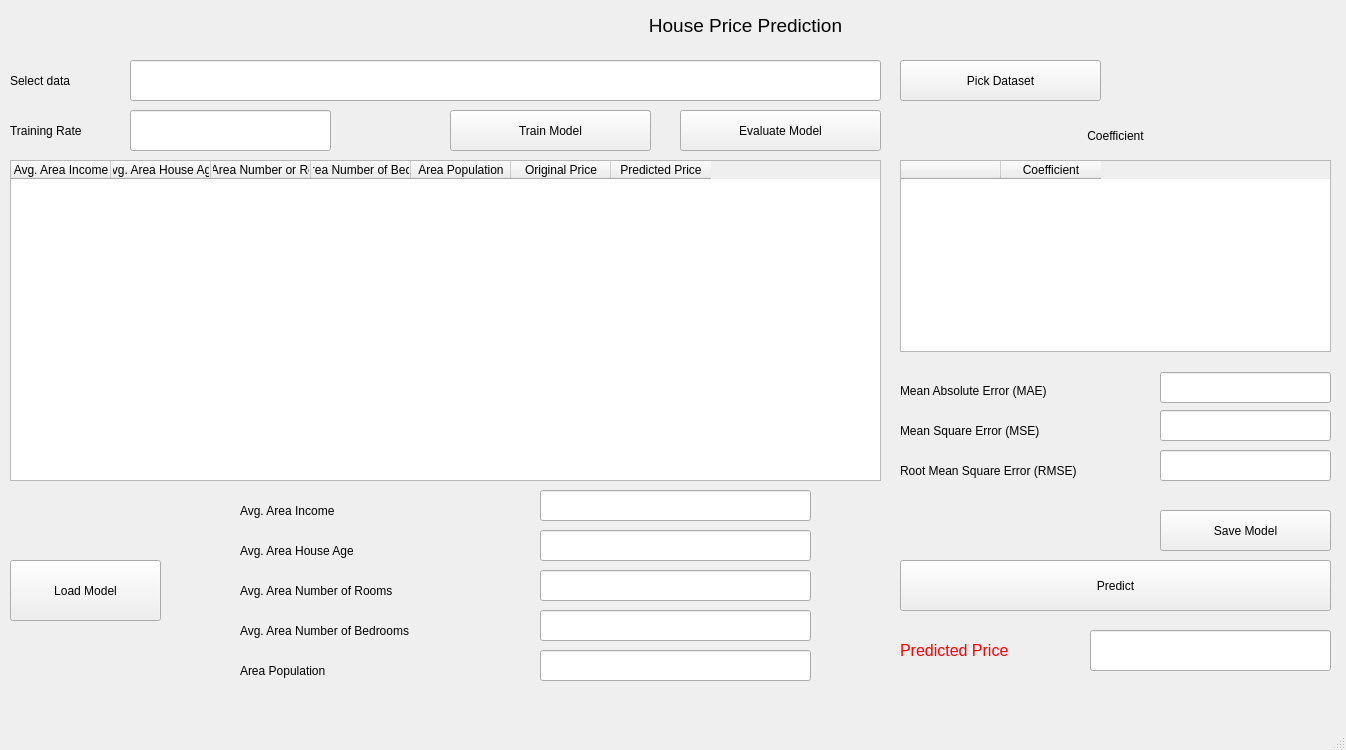
<?xml version="1.0" encoding="UTF-8"?>
<ui version="4.0">
 <class>MainWindow</class>
 <widget class="QMainWindow" name="MainWindow">
  <property name="geometry">
   <rect>
    <x>0</x>
    <y>0</y>
    <width>1346</width>
    <height>750</height>
   </rect>
  </property>
  <property name="windowTitle">
   <string>MainWindow</string>
  </property>
  <widget class="QWidget" name="centralwidget">
   <widget class="QLabel" name="label">
    <property name="geometry">
     <rect>
      <x>260</x>
      <y>10</y>
      <width>971</width>
      <height>31</height>
     </rect>
    </property>
    <property name="font">
     <font>
      <family>MS Shell Dlg 2</family>
      <pointsize>14</pointsize>
      <weight>50</weight>
      <italic>false</italic>
      <bold>false</bold>
     </font>
    </property>
    <property name="styleSheet">
     <string notr="true">font: 14pt &quot;MS Shell Dlg 2&quot;;</string>
    </property>
    <property name="text">
     <string>House Price Prediction</string>
    </property>
    <property name="alignment">
     <set>Qt::AlignCenter</set>
    </property>
   </widget>
   <widget class="QLabel" name="label_2">
    <property name="geometry">
     <rect>
      <x>10</x>
      <y>60</y>
      <width>101</width>
      <height>41</height>
     </rect>
    </property>
    <property name="styleSheet">
     <string notr="true">font: 10pt &quot;MS Shell Dlg 2&quot;;</string>
    </property>
    <property name="text">
     <string>Select data</string>
    </property>
   </widget>
   <widget class="QLineEdit" name="lineEdit_Select">
    <property name="geometry">
     <rect>
      <x>130</x>
      <y>60</y>
      <width>751</width>
      <height>41</height>
     </rect>
    </property>
    <property name="styleSheet">
     <string notr="true">font: 10pt &quot;MS Shell Dlg 2&quot;;</string>
    </property>
   </widget>
   <widget class="QPushButton" name="pushButton_PickData">
    <property name="geometry">
     <rect>
      <x>900</x>
      <y>60</y>
      <width>201</width>
      <height>41</height>
     </rect>
    </property>
    <property name="text">
     <string>Pick Dataset</string>
    </property>
   </widget>
   <widget class="QTableWidget" name="tableWidget_Data">
    <property name="geometry">
     <rect>
      <x>10</x>
      <y>160</y>
      <width>871</width>
      <height>321</height>
     </rect>
    </property>
    <column>
     <property name="text">
      <string>Avg. Area Income</string>
     </property>
    </column>
    <column>
     <property name="text">
      <string>Avg. Area House Age</string>
     </property>
    </column>
    <column>
     <property name="text">
      <string>Avg. Area Number or Rooms</string>
     </property>
    </column>
    <column>
     <property name="text">
      <string>Avg. Area Number of Bedrooms</string>
     </property>
    </column>
    <column>
     <property name="text">
      <string>Area Population</string>
     </property>
    </column>
    <column>
     <property name="text">
      <string>Original Price</string>
     </property>
    </column>
    <column>
     <property name="text">
      <string>Predicted Price</string>
     </property>
    </column>
   </widget>
   <widget class="QLabel" name="label_3">
    <property name="geometry">
     <rect>
      <x>900</x>
      <y>110</y>
      <width>431</width>
      <height>51</height>
     </rect>
    </property>
    <property name="styleSheet">
     <string notr="true">font: 10pt &quot;MS Shell Dlg 2&quot;;</string>
    </property>
    <property name="text">
     <string>Coefficient</string>
    </property>
    <property name="alignment">
     <set>Qt::AlignCenter</set>
    </property>
   </widget>
   <widget class="QTableWidget" name="tableWidget_Coeff">
    <property name="geometry">
     <rect>
      <x>900</x>
      <y>160</y>
      <width>431</width>
      <height>192</height>
     </rect>
    </property>
    <column>
     <property name="text">
      <string/>
     </property>
    </column>
    <column>
     <property name="text">
      <string>Coefficient</string>
     </property>
    </column>
   </widget>
   <widget class="QLabel" name="label_4">
    <property name="geometry">
     <rect>
      <x>900</x>
      <y>370</y>
      <width>241</width>
      <height>41</height>
     </rect>
    </property>
    <property name="styleSheet">
     <string notr="true">font: 9pt &quot;MS Shell Dlg 2&quot;;</string>
    </property>
    <property name="text">
     <string>Mean Absolute Error (MAE)</string>
    </property>
   </widget>
   <widget class="QLabel" name="label_5">
    <property name="geometry">
     <rect>
      <x>900</x>
      <y>410</y>
      <width>241</width>
      <height>41</height>
     </rect>
    </property>
    <property name="styleSheet">
     <string notr="true">font: 9pt &quot;MS Shell Dlg 2&quot;;</string>
    </property>
    <property name="text">
     <string>Mean Square Error (MSE)</string>
    </property>
   </widget>
   <widget class="QLabel" name="label_6">
    <property name="geometry">
     <rect>
      <x>900</x>
      <y>450</y>
      <width>241</width>
      <height>41</height>
     </rect>
    </property>
    <property name="styleSheet">
     <string notr="true">font: 9pt &quot;MS Shell Dlg 2&quot;;</string>
    </property>
    <property name="text">
     <string>Root Mean Square Error (RMSE)</string>
    </property>
   </widget>
   <widget class="QLineEdit" name="lineEdit_MAE">
    <property name="geometry">
     <rect>
      <x>1160</x>
      <y>372</y>
      <width>171</width>
      <height>31</height>
     </rect>
    </property>
   </widget>
   <widget class="QLineEdit" name="lineEdit_MSE">
    <property name="geometry">
     <rect>
      <x>1160</x>
      <y>410</y>
      <width>171</width>
      <height>31</height>
     </rect>
    </property>
   </widget>
   <widget class="QLineEdit" name="lineEdit_RMSE">
    <property name="geometry">
     <rect>
      <x>1160</x>
      <y>450</y>
      <width>171</width>
      <height>31</height>
     </rect>
    </property>
   </widget>
   <widget class="QPushButton" name="pushButton_SaveModel">
    <property name="geometry">
     <rect>
      <x>1160</x>
      <y>510</y>
      <width>171</width>
      <height>41</height>
     </rect>
    </property>
    <property name="text">
     <string>Save Model</string>
    </property>
   </widget>
   <widget class="QPushButton" name="pushButton_LoadModel">
    <property name="geometry">
     <rect>
      <x>10</x>
      <y>560</y>
      <width>151</width>
      <height>61</height>
     </rect>
    </property>
    <property name="text">
     <string>Load Model</string>
    </property>
   </widget>
   <widget class="QLabel" name="label_7">
    <property name="geometry">
     <rect>
      <x>240</x>
      <y>490</y>
      <width>381</width>
      <height>41</height>
     </rect>
    </property>
    <property name="styleSheet">
     <string notr="true">font: 9pt &quot;MS Shell Dlg 2&quot;;</string>
    </property>
    <property name="text">
     <string>Avg. Area Income</string>
    </property>
   </widget>
   <widget class="QLabel" name="label_8">
    <property name="geometry">
     <rect>
      <x>240</x>
      <y>530</y>
      <width>381</width>
      <height>41</height>
     </rect>
    </property>
    <property name="styleSheet">
     <string notr="true">font: 9pt &quot;MS Shell Dlg 2&quot;;</string>
    </property>
    <property name="text">
     <string>Avg. Area House Age</string>
    </property>
   </widget>
   <widget class="QLabel" name="label_9">
    <property name="geometry">
     <rect>
      <x>240</x>
      <y>570</y>
      <width>381</width>
      <height>41</height>
     </rect>
    </property>
    <property name="styleSheet">
     <string notr="true">font: 9pt &quot;MS Shell Dlg 2&quot;;</string>
    </property>
    <property name="text">
     <string>Avg. Area Number of Rooms</string>
    </property>
   </widget>
   <widget class="QLabel" name="label_10">
    <property name="geometry">
     <rect>
      <x>240</x>
      <y>610</y>
      <width>381</width>
      <height>41</height>
     </rect>
    </property>
    <property name="styleSheet">
     <string notr="true">font: 9pt &quot;MS Shell Dlg 2&quot;;</string>
    </property>
    <property name="text">
     <string>Avg. Area Number of Bedrooms</string>
    </property>
   </widget>
   <widget class="QLabel" name="label_11">
    <property name="geometry">
     <rect>
      <x>240</x>
      <y>650</y>
      <width>381</width>
      <height>41</height>
     </rect>
    </property>
    <property name="styleSheet">
     <string notr="true">font: 9pt &quot;MS Shell Dlg 2&quot;;</string>
    </property>
    <property name="text">
     <string>Area Population</string>
    </property>
   </widget>
   <widget class="QLabel" name="label_13">
    <property name="geometry">
     <rect>
      <x>900</x>
      <y>630</y>
      <width>201</width>
      <height>41</height>
     </rect>
    </property>
    <property name="font">
     <font>
      <family>MS Shell Dlg 2</family>
      <pointsize>12</pointsize>
      <weight>50</weight>
      <italic>false</italic>
      <bold>false</bold>
     </font>
    </property>
    <property name="styleSheet">
     <string notr="true">font: 12pt &quot;MS Shell Dlg 2&quot;;
color: rgb(255, 0, 0);</string>
    </property>
    <property name="text">
     <string>Predicted Price</string>
    </property>
   </widget>
   <widget class="QLineEdit" name="lineEdit_Income">
    <property name="geometry">
     <rect>
      <x>540</x>
      <y>490</y>
      <width>271</width>
      <height>31</height>
     </rect>
    </property>
   </widget>
   <widget class="QLineEdit" name="lineEdit_HouseAge">
    <property name="geometry">
     <rect>
      <x>540</x>
      <y>530</y>
      <width>271</width>
      <height>31</height>
     </rect>
    </property>
   </widget>
   <widget class="QLineEdit" name="lineEdit_Rooms">
    <property name="geometry">
     <rect>
      <x>540</x>
      <y>570</y>
      <width>271</width>
      <height>31</height>
     </rect>
    </property>
   </widget>
   <widget class="QLineEdit" name="lineEdit_Bedrooms">
    <property name="geometry">
     <rect>
      <x>540</x>
      <y>610</y>
      <width>271</width>
      <height>31</height>
     </rect>
    </property>
   </widget>
   <widget class="QLineEdit" name="lineEdit_Population">
    <property name="geometry">
     <rect>
      <x>540</x>
      <y>650</y>
      <width>271</width>
      <height>31</height>
     </rect>
    </property>
   </widget>
   <widget class="QLineEdit" name="lineEdit_Pred">
    <property name="geometry">
     <rect>
      <x>1090</x>
      <y>630</y>
      <width>241</width>
      <height>41</height>
     </rect>
    </property>
   </widget>
   <widget class="QPushButton" name="pushButton_Predict">
    <property name="geometry">
     <rect>
      <x>900</x>
      <y>560</y>
      <width>431</width>
      <height>51</height>
     </rect>
    </property>
    <property name="styleSheet">
     <string notr="true">font: 10pt &quot;MS Shell Dlg 2&quot;;</string>
    </property>
    <property name="text">
     <string>Predict</string>
    </property>
   </widget>
   <widget class="QLabel" name="label_12">
    <property name="geometry">
     <rect>
      <x>10</x>
      <y>110</y>
      <width>121</width>
      <height>41</height>
     </rect>
    </property>
    <property name="styleSheet">
     <string notr="true">font: 9pt &quot;MS Shell Dlg 2&quot;;</string>
    </property>
    <property name="text">
     <string>Training Rate</string>
    </property>
   </widget>
   <widget class="QLineEdit" name="lineEdit_TrainingRate">
    <property name="geometry">
     <rect>
      <x>130</x>
      <y>110</y>
      <width>201</width>
      <height>41</height>
     </rect>
    </property>
    <property name="styleSheet">
     <string notr="true">font: 9pt &quot;MS Shell Dlg 2&quot;;</string>
    </property>
   </widget>
   <widget class="QPushButton" name="pushButton_TrainModel">
    <property name="geometry">
     <rect>
      <x>450</x>
      <y>110</y>
      <width>201</width>
      <height>41</height>
     </rect>
    </property>
    <property name="text">
     <string>Train Model</string>
    </property>
   </widget>
   <widget class="QPushButton" name="pushButton_EvaluateModel">
    <property name="geometry">
     <rect>
      <x>680</x>
      <y>110</y>
      <width>201</width>
      <height>41</height>
     </rect>
    </property>
    <property name="text">
     <string>Evaluate Model</string>
    </property>
   </widget>
  </widget>
  <widget class="QMenuBar" name="menubar">
   <property name="geometry">
    <rect>
     <x>0</x>
     <y>0</y>
     <width>1346</width>
     <height>26</height>
    </rect>
   </property>
  </widget>
  <widget class="QStatusBar" name="statusbar"/>
 </widget>
 <resources/>
 <connections/>
</ui>
